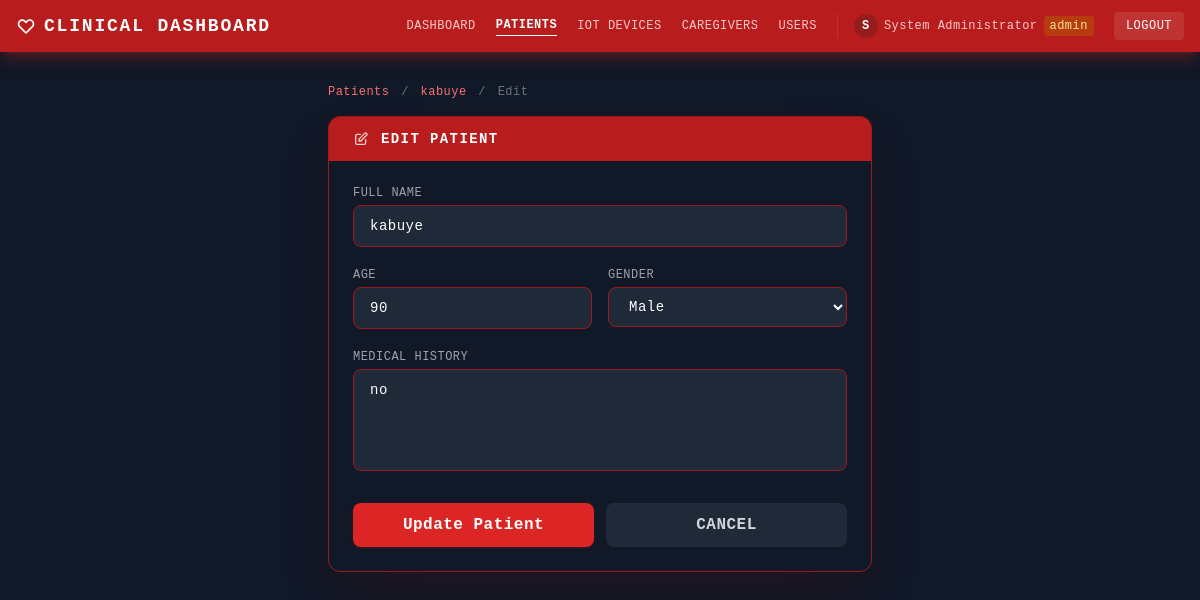
The app's page /patients/1/edit (signed in) with its own data.
### app.py (models this page shows, shortened)
class User(UserMixin, db.Model):
    id = db.Column(db.Integer, primary_key=True)
    username = db.Column(db.String(80), unique=True, nullable=False)
    email = db.Column(db.String(120), unique=True, nullable=False)
    phone = db.Column(db.String(20))
    full_name = db.Column(db.String(100), nullable=False)
    password_hash = db.Column(db.String(200), nullable=False)
    role = db.Column(db.String(20), default='caregiver')  # admin, doctor, caregiver
    is_active = db.Column(db.Boolean, default=True)
    created_at = db.Column(db.DateTime, default=datetime.utcnow)
    patients = db.relationship('PatientCaregiver', foreign_keys='PatientCaregiver.caregiver_id', backref='caregiver')

class Patient(db.Model):
    id = db.Column(db.Integer, primary_key=True)
    name = db.Column(db.String(100), nullable=False)
    age = db.Column(db.Integer, nullable=False)
    gender = db.Column(db.String(20), nullable=False)
    medical_history = db.Column(db.Text)
    created_at = db.Column(db.DateTime, default=datetime.utcnow)
    created_by = db.Column(db.Integer, db.ForeignKey('user.id'))
    readings = db.relationship('HeartReading', backref='patient', lazy=True)
    caregivers = db.relationship('PatientCaregiver', backref='patient_assigned', lazy=True)

### app.py (the view, shortened to what this page needs)
@app.route("/patients/<int:patient_id>/edit", methods=["GET", "POST"])
@login_required
@role_required('admin', 'doctor')
def edit_patient(patient_id):
    patient = Patient.query.get_or_404(patient_id)
    return render_template("edit_patient.html", patient=patient)

### app.py (called while the page is built)
def role_required(*roles):
    def decorator(f):
        @wraps(f)
        def decorated_function(*args, **kwargs):
            if not current_user.is_authenticated:
                flash('Please log in to access this page.', 'warning')
                return redirect(url_for('login'))
            if current_user.role not in roles:
                flash('You do not have permission to access this page.', 'error')
                return redirect(url_for('index'))
            return f(*args, **kwargs)
        return decorated_function
    return decorator

@login_manager.user_loader
def load_user(user_id):
    return User.query.get(int(user_id))

### templates/edit_patient.html (shortened to what this page needs)
<!DOCTYPE html>
<html lang="en">
<head>
    <script src="https://cdn.tailwindcss.com"></script>
</head>
<body class="min-h-screen bg-[#111827] text-white" style="text-transform:uppercase;letter-spacing:.03em">
{% set active = 'patients' %}
{% include '_nav.html' %}
<div class="max-w-xl mx-auto px-4 py-8">
    <div class="text-xs text-gray-500 mb-4 normal-case">
        <a href="/patients" class="text-red-400 hover:text-red-300">Patients</a>
        <span class="mx-1">/</span>
        <a href="/patients/{{ patient.id }}" class="text-red-400 hover:text-red-300">{{ patient.name }}</a>
        <span class="mx-1">/</span>
        <span>Edit</span>
    </div>
    <div class="bg-gray-900 border border-red-800 rounded-xl shadow-2xl shadow-red-950/30 overflow-hidden">
        <div class="bg-red-700 px-6 py-3 flex items-center gap-3">
            <svg class="w-4 h-4 text-red-200" fill="none" stroke="currentColor" stroke-width="2" viewBox="0 0 24 24">
                <path stroke-linecap="round" stroke-linejoin="round" d="M11 5H6a2 2 0 00-2 2v11a2 2 0 002 2h11a2 2 0 002-2v-5m-1.414-9.414a2 2 0 112.828 2.828L11.828 15H9v-2.828l8.586-8.586z"/>
            </svg>
            <h2 class="text-sm font-bold tracking-widest">Edit Patient</h2>
        </div>
        <form action="/patients/{{ patient.id }}/edit" method="post" class="p-6 space-y-5">
            <div>
                <label for="name" class="block text-xs text-gray-400 mb-1">Full Name</label>
                <input type="text" id="name" name="name" required value="{{ patient.name }}"
                       class="w-full bg-gray-800 border border-red-800 text-white rounded-lg px-4 py-2.5 text-sm normal-case
                              focus:outline-none focus:border-red-500 focus:ring-1 focus:ring-red-600 transition-colors">
            </div>
            <div class="grid grid-cols-2 gap-4">
                <div>
                    <label for="age" class="block text-xs text-gray-400 mb-1">Age</label>
                    <input type="number" id="age" name="age" min="0" max="120" required value="{{ patient.age }}"
                           class="w-full bg-gray-800 border border-red-800 text-white rounded-lg px-4 py-2.5 text-sm normal-case
                                  focus:outline-none focus:border-red-500 focus:ring-1 focus:ring-red-600 transition-colors">
                </div>
                <div>
                    <label for="gender" class="block text-xs text-gray-400 mb-1">Gender</label>
                    <select id="gender" name="gender" required
                            class="w-full bg-gray-800 border border-red-800 text-white rounded-lg px-4 py-2.5 text-sm normal-case
                                   focus:outline-none focus:border-red-500 focus:ring-1 focus:ring-red-600 transition-colors">
                        <option value="Male" {% if patient.gender == 'Male' %}selected{% endif %}>Male</option>
                    </select>
                </div>
            </div>
            <div>
                <label for="medical_history" class="block text-xs text-gray-400 mb-1">Medical History</label>
                <textarea id="medical_history" name="medical_history" rows="4"
                          class="w-full bg-gray-800 border border-red-800 text-white rounded-lg px-4 py-2.5 text-sm normal-case
                                 focus:outline-none focus:border-red-500 focus:ring-1 focus:ring-red-600 transition-colors resize-none">{{ patient.medical_history }}</textarea>
            </div>
            <div class="flex gap-3 pt-1">
                <button type="submit"
                        class="flex-1 bg-red-600 hover:bg-red-700 text-white font-bold py-2.5 rounded-lg transition-colors shadow shadow-red-900/40">
                    Update Patient
                </button>
                <a href="/patients/{{ patient.id }}"
                   class="flex-1 text-center bg-gray-800 hover:bg-gray-700 text-gray-300 font-bold py-2.5 rounded-lg transition-colors">
                    Cancel
                </a>
            </div>
        </form>
    </div>
</div>
</body>
</html>

### templates/_nav.html (shortened to what this page needs)
<nav class="bg-red-700 shadow-lg shadow-red-900/50">
    <div class="max-w-7xl mx-auto px-4 py-3 flex items-center justify-between">
        <a href="/" class="text-white font-bold text-lg tracking-widest flex items-center gap-2">
            <svg class="w-5 h-5" fill="none" stroke="currentColor" stroke-width="2" viewBox="0 0 24 24">
                <path stroke-linecap="round" stroke-linejoin="round"
                      d="M4.318 6.318a4.5 4.5 0 000 6.364L12 20.364l7.682-7.682a4.5 4.5 0 00-6.364-6.364L12 7.636l-1.318-1.318a4.5 4.5 0 00-6.364 0z"/>
            </svg>
            Clinical Dashboard
        </a>
        <div class="hidden md:flex items-center gap-5">
            {% set links = [
                ('/', 'dashboard',  'Dashboard'),
                ('/patients', 'patients', 'Patients'),
                ('/devices',  'devices',  'IoT Devices'),
            ] %}
            {% for href, key, label in links %}
            <a href="{{ href }}"
               class="text-xs transition-colors
                      {{ 'text-white font-bold border-b border-white pb-0.5' if active == key
                         else 'text-red-200 hover:text-white' }}">
                {{ label }}
            </a>
            {% endfor %}
            {% if current_user.role == 'admin' %}
            <a href="/caregivers"
               class="text-xs transition-colors {{ 'text-white font-bold border-b border-white pb-0.5' if active == 'caregivers' else 'text-red-200 hover:text-white' }}">
                Caregivers
            </a>
            <a href="/users"
               class="text-xs transition-colors {{ 'text-white font-bold border-b border-white pb-0.5' if active == 'users' else 'text-red-200 hover:text-white' }}">
                Users
            </a>
            {% endif %}
            <span class="text-red-200 text-xs normal-case border-l border-red-600 pl-4 flex items-center gap-1.5">
                <span class="w-6 h-6 rounded-full bg-red-900/60 flex items-center justify-center text-white font-bold text-xs flex-shrink-0">
                    {{ current_user.full_name[0] | upper if current_user.full_name else '?' }}
                </span>
                {{ current_user.full_name }}
                <span class="px-1.5 py-0.5 rounded text-xs
                    {% if current_user.role == 'admin' %}bg-amber-700/60 text-amber-200
                    {% elif current_user.role == 'doctor' %}bg-cyan-800/60 text-cyan-200
                    {% else %}bg-emerald-900/60 text-emerald-200{% endif %}">
                    {{ current_user.role }}
                </span>
            </span>
            <a href="/logout"
               class="bg-white/10 hover:bg-white/20 text-white text-xs px-3 py-1.5 rounded transition-colors">
                Logout
            </a>
        </div>
    </div>
</nav>

### templates/edit_patient.html (style rules this page uses)
body { font-family: 'Courier New', Courier, monospace; }

### records on screen
User: full_name "S", full_name "System Administrator", role "admin"
Patient: name "kabuye", age "90", gender "Male", medical_history "no"

### other values on screen
{{ label }} "DASHBOARD" "PATIENTS" "IOT DEVICES"
